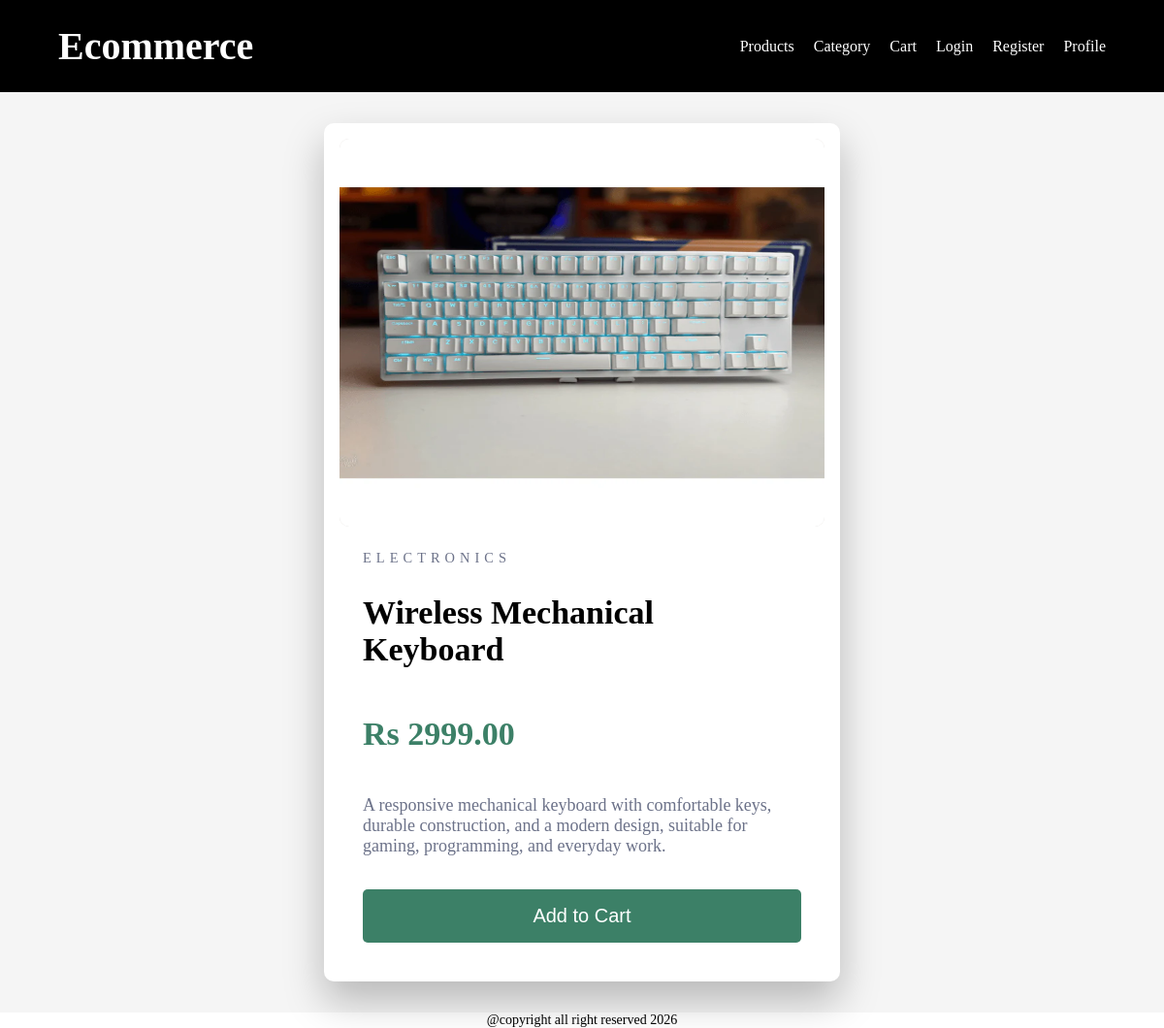
The page /products/1/ on the database its author committed.
### apps/products/models.py (models this page shows, shortened)
class Product(models.Model):
    name = models.CharField(max_length=100)
    description = models.TextField(blank=True)
    image = models.ImageField(upload_to='product/')
    price = models.DecimalField(max_digits=10 , decimal_places=2)
    stock = models.PositiveIntegerField(default=1)
    category = models.ForeignKey(Category , on_delete=models.CASCADE , related_name='products')

class Category(models.Model):
    name = models.CharField(max_length=100)
    slug = models.SlugField(unique=True)
    image = models.ImageField(upload_to='category/')
    def __str__(self):
        return self.name

### apps/products/views.py (the view)
# urls.py: path('<int:id>/' , views.product_detail , name='product_detail'),
def product_detail(req , id):
    product = Product.objects.get(id=id)
    context = {
        'product' : product
    }
    return render(req , 'products/product_detail.html' , context)

### templates/products/product_detail.html (shortened to what this page needs)
{% extends 'base.html' %}
{% load static %}
{% block link %}
    <link rel="stylesheet" href="{% static 'CSS/products.css' %}">
{% endblock %}
{% block content %}
    <main>
        <div class="main-container">
            <div class="product-container">
                <div class="product-image-container">
                    <img  src="{{ product.image.url }}" alt="{{ product.name }}" />
                </div>
                <div class="product-data-container">
                    <div class="product-detail-data">
                        <span>{{ product.category }}</span>
                        <h1 class="product-heading">{{ product.name }}</h1>
                        <div class="product-pricing">
                            <h1 class="product-discount-price">Rs {{ product.price }}</h1>
                        </div>
                        <p class="product-description">{{ product.description }}</p>
                        <form action="{% url 'add_to_cart' product.id %}" method="post">
                            <button class="product-add-to-cart-button">Add to Cart</button>
                        </form>
                    </div>
                </div>
            </div>
        </div>
    </main>
{% endblock%}

### static/CSS/products.css (style rules this page uses)
* { margin: 0; padding: 0; }
.main-container { width: 100%; min-height: 100vh; background-color: whitesmoke; padding: 2rem 0; display: flex; justify-content: center; }
.product-container { width: min(80%, 500px); background-color: white; border-radius: 10px; display: flex; flex-direction: column; overflow: hidden; box-shadow: 0 20px 40px rgba(0,0,0,0.25); padding: 1rem; }
.product-image-container { width: 100%; height: 400px; border-radius: 10px; background-color: hsl(30, 38%, 92%); }
.product-image-container img { width: 100%; height: 100%; display: block; border-radius: 10px; background-color: hsl(30, 3%, 89%); }
.product-data-container { width: 100%; }
.product-detail-data { max-width: 100%; padding: 1.5rem; display: flex; flex-direction: column; gap: 1.5rem; }
span { color: hsl(228, 12%, 48%); font-size: 0.9rem; letter-spacing: 0.35em; text-transform: uppercase; font-family:'Montserrat'; }
.product-heading { font-weight: 700; font-size: clamp(1.5rem , 4vw , 2.125rem); padding-top: 0.3rem; padding-bottom: 15px; }
.product-description { padding: 10px 0px; font-weight: 500; font-size: 18px; color: hsl(228, 12%, 48%); }
.product-pricing { display: flex; gap: 10%; padding: 10px 0px; }
.product-discount-price { font-size: 34px; font-weight: bold; color: hsl(158, 36%, 37%); }
.product-add-to-cart-button { height: 55px; width: 100%; background-color: hsl(158, 36%, 37%) ; border-radius: 5px; color: white; font-size: 20px; border: none; cursor: pointer; }

### templates/components/navbar.html (style rules this page uses)
* { margin: 0; padding: 0; }

### rows shown on the page
Product: image (picture), category "ELECTRONICS", name "Wireless Mechanical Keyboard", price "2999.00", description "A responsive mechanical keyboard with comfortable keys, durable construction, and a modern design, suitable for gaming, programming, and everyday work."
